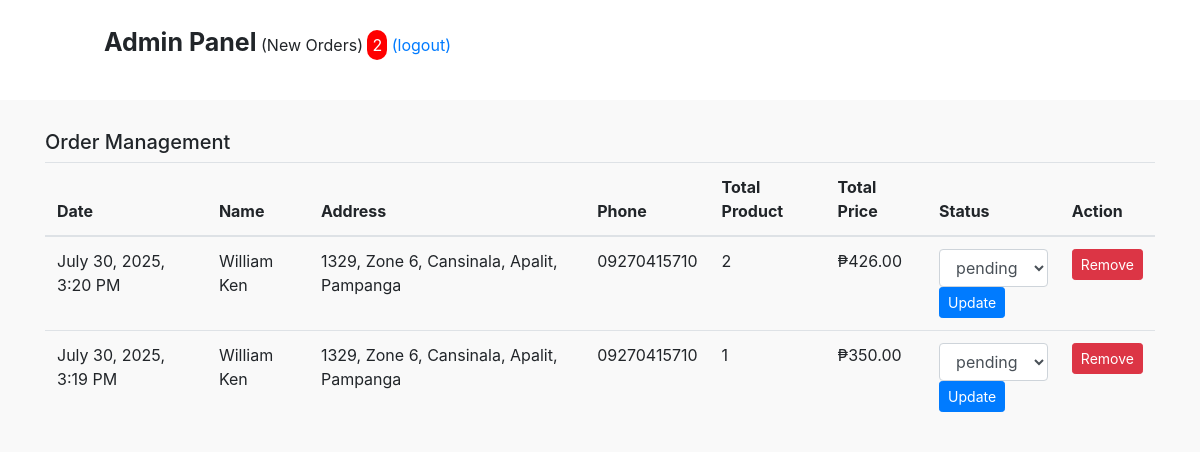
Before: /admin/pending_orders.php (signed in) with the older database file.
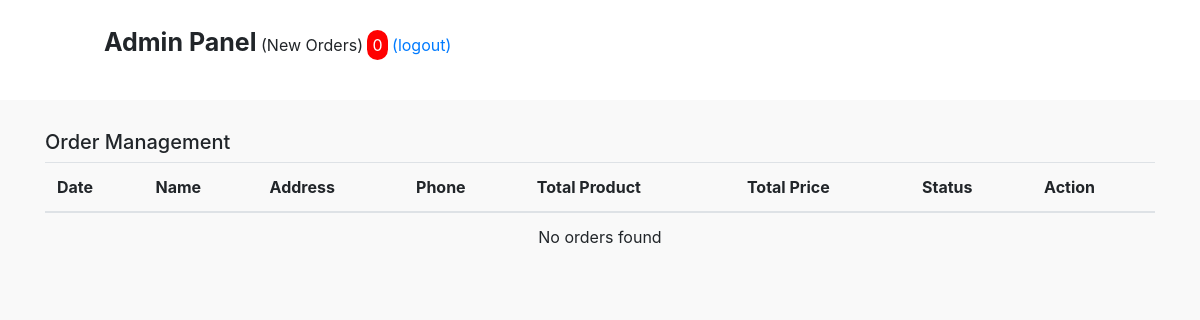
After: the same page with the newer database file.
### tables this page shows
CREATE TABLE `orders` (
  `id` int(100) NOT NULL,
  `userid` int(100) NOT NULL,
  `name` varchar(100) NOT NULL,
  `address` varchar(100) NOT NULL,
  `phone` int(100) DEFAULT NULL,
  `mobnumber` varchar(15) DEFAULT NULL,
  `payment_method` varchar(50) NOT NULL,
  `txid` varchar(100) NOT NULL,
  `totalproduct` varchar(100) NOT NULL,
  `totalprice` int(100) NOT NULL,
  `status` varchar(100) DEFAULT NULL,
  `created_at` timestamp(6) NOT NULL DEFAULT current_timestamp(6)
);

### admin/pending_orders.php (the view, shortened to what this page needs)
<?php
include 'header.php';
include 'lib/connection.php';
$sql = "SELECT * FROM orders ORDER BY created_at DESC";
$result = $conn->query($sql);
?>
<!DOCTYPE html>
<html lang="en">
<head>
    <link rel="stylesheet" href="css/pending_orders.css">
</head>
<body>
<div class="container pendingbody">
  <h5>Order Management</h5>
  <table class="table">
    <thead>
      <tr>
        <th scope="col">Date</th>
        <th scope="col">Name</th>
        <th scope="col">Address</th>
        <th scope="col">Phone</th>
        <th scope="col">Total Product</th>
        <th scope="col">Total Price</th>
        <th scope="col">Status</th>
        <th scope="col">Action</th>
      </tr>
    </thead>
    <tbody>
    <?php
    if (mysqli_num_rows($result) > 0) {
        while ($row = mysqli_fetch_assoc($result)) {
            ?>
            <tr>
              <td>
                <?php
                if (!empty($row["created_at"])) {
                  $date = new DateTime($row["created_at"]);
                  $date->setTimezone(new DateTimeZone('Asia/Manila'));
                  echo $date->format("F j, Y, g:i A");
                } else {
                  echo "N/A";
                }
                ?>
              </td>
              <td><?php echo htmlspecialchars($row["name"]); ?></td>
              <td><?php echo htmlspecialchars($row["address"]); ?></td>
              <td>
                <?php
                  $phone = $row["phone"];
                  if (preg_match('/^[0-9]+$/', $phone) && strlen($phone) >= 7 && strlen($phone) <= 15) {
                    echo htmlspecialchars($phone);
                  } elseif (!empty($row["mobnumber"])) {
                    echo htmlspecialchars($row["mobnumber"]);
                  } else {
                    echo "N/A";
                  }
                ?>
              </td>
              <td>
                <?php
                  $products = explode(',', $row["totalproduct"]);
                  $total_quantity = 0;
                  foreach ($products as $prod) {
                    if (preg_match('/\((\d+)\)/', $prod, $matches)) {
                      $total_quantity += (int)$matches[1];
                    }
                  }
                  echo htmlspecialchars($total_quantity);
                ?>
              </td>
              <td><?php echo "₱" . number_format($row["totalprice"], 2); ?></td>
              <td>
                <form action="<?php echo $_SERVER['PHP_SELF']; ?>" method="post">
                  <select name="update_status" class="form-control">
                    <option selected disabled><?php echo htmlspecialchars($row['status']); ?></option>
                  </select>
                  <input type="submit" value="Update" name="update_update_btn" class="btn btn-primary btn-sm">
                </form>
              </td>
              <td><a href="pending_orders.php?remove=<?php echo urlencode($row['o_id']); ?>" class="btn btn-danger btn-sm">Remove</a></td>
            </tr>
            <?php
        }
    } else {
        echo "<tr><td colspan='8' class='text-center'>No orders found</td></tr>";
    }
    ?>
    </tbody>
  </table>
</div>
</body>
</html>

### admin/header.php (shortened to what this page needs)
<?php
include 'lib/connection.php';
$sql = "SELECT * FROM orders where status='pending'";
$result = $conn -> query ($sql);
?>
<!DOCTYPE html>
<html>
<head>
	<link
	  rel="stylesheet" href="../css/bootstrap.min.css"
	/>
	<link rel="stylesheet" href="css/style.css">
</head>
<body>
	<section class="header" id="header">
		<i class="fas fa-bars fixed" onclick="openside()"></i>
		<div class="line-fixed">Admin Panel</div>
		<?php
		$c=0;
		  if (mysqli_num_rows($result) > 0) {
			while($row = mysqli_fetch_assoc($result)) {
				$c=$c+1;
			}
		}
			  ?>
		<span>(New Orders)</span>
		<span style="    border-radius: 20px;
	background-color: red;
	color: white;
	padding: 5px;"><?php echo $c ;?></span>
		<a href="a_logout.php">(logout)</a>
	</section>
</body>
</html>

Changed rows visible on the page:
removed orders: created_at "July 30, 2025, 3:20 PM", name "William Ken", address "1329, Zone 6, Cansinala, Apalit, Pampanga", mobnumber "09270415710", total_quantity "2", totalprice "426.00", update_status "pending"
removed orders: created_at "July 30, 2025, 3:19 PM", name "William Ken", address "1329, Zone 6, Cansinala, Apalit, Pampanga", mobnumber "09270415710", total_quantity "1", totalprice "350.00", update_status "pending"
Other visible differences:
$c: "2" → "0"
text now shown: "No orders found"
